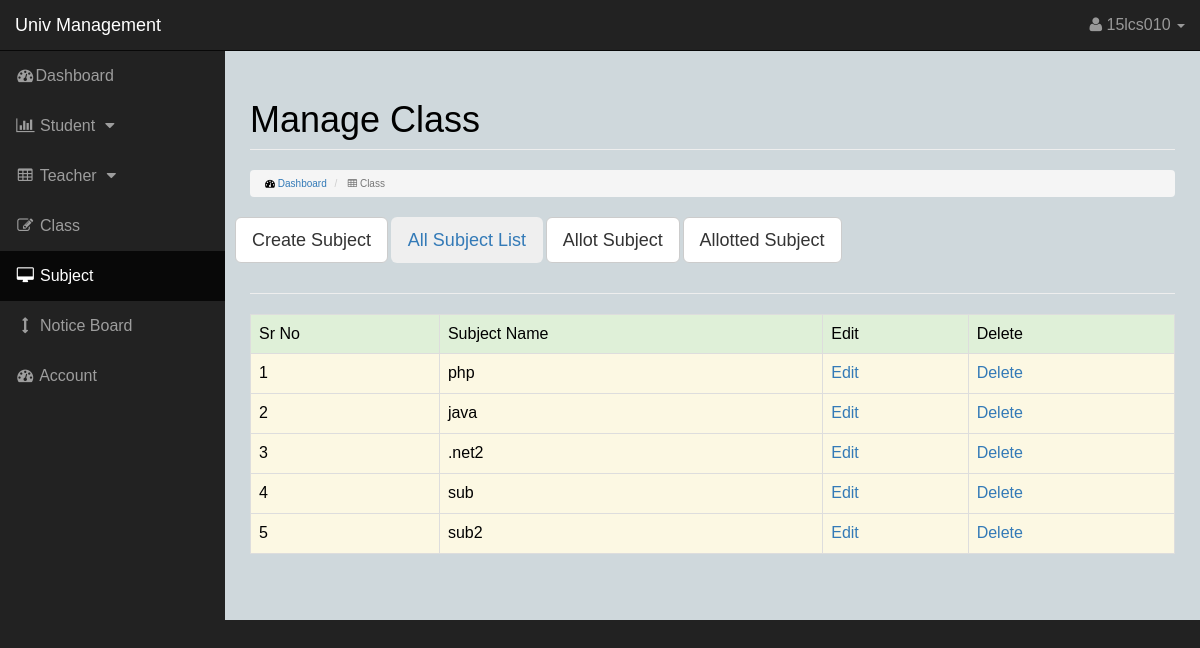
The app's page /subject.php (signed in) with its own data.
### tables this page shows
CREATE TABLE IF NOT EXISTS `subject_table` (
  `sub_id` bigint(20) NOT NULL AUTO_INCREMENT,
  `sub_name` text NOT NULL,
  PRIMARY KEY (`sub_id`)
);

### subject.php (the view, shortened to what this page needs)
<!DOCTYPE html>
<html lang="en">
<head>
    <link href="css/bootstrap.min.css" rel="stylesheet">
    <link href="css/sb-admin.css" rel="stylesheet">
    <link href="font-awesome/css/font-awesome.min.css" rel="stylesheet" type="text/css">
</head>
<body>
    <div id="wrapper">
        <nav class="navbar navbar-inverse navbar-fixed-top" role="navigation">
            <div class="navbar-header">
               <a class="navbar-brand" href="dashboard.php">Univ Management</a>
            </div>
            <ul class="nav navbar-right top-nav">
                <li class="dropdown">
                    <a href="#" class="dropdown-toggle" data-toggle="dropdown"><font size="3px"><i class="fa fa-user"></i> 15lcs010 <b class="caret"></b></font></a>
                </li>
            </ul>
            <div class="collapse navbar-collapse navbar-ex1-collapse">
                <ul class="nav navbar-nav side-nav">
                    <li>
                        <a href="dashboard.php"> <font size="3px"><i class="fa fa-fw fa-dashboard"></i>Dashboard</font></a>
                    </li>
					<li>
                        <a href="javascript:;" data-toggle="collapse" data-target="#stu">
						<font size="3px"><i class="fa fa-fw fa-bar-chart-o"></i> Student
						<i class="fa fa-fw fa-caret-down"></i></font></a>
                    </li>
					<li>
                        <a href="javascript:;" data-toggle="collapse" data-target="#tea">
						<font size="3px"><i class="fa fa-fw fa-table"></i> Teacher
						<i class="fa fa-fw fa-caret-down"></i></font></a>
                    </li>
					<li>
                        <a href="class.php"><font size="3px"><i class="fa fa-fw fa-edit"></i> Class</font></a>
                    </li>
					<li class="active">
                        <a href="subject.php"><font size="3px"><i class="fa fa-fw fa-desktop"></i> Subject</font></a>
                    </li>
                   <li>
                        <a href="notice_board.php"><font size="3px"><i class="fa fa-fw fa-arrows-v"></i> Notice Board</font></a>
                    </li>
                    <li>
                        <a href="account.php"><font size="3px"><i class="fa fa-fw fa-dashboard"></i> Account</font></a>
                    </li>
                </ul>
            </div>
        </nav>
        <div id="page-wrapper">
            <div class="container-fluid">
                <div class="row">
                    <div class="col-lg-12">
                        <h1 class="page-header">
                            Manage Class
                        </h1>
                        <ol class="breadcrumb">
                            <li>
                                <i class="fa fa-dashboard"></i>  <a href="index.html">Dashboard</a>
                            </li>
                            <li class="active">
                                <i class="fa fa-table"></i> Class
                            </li>
                        </ol>
                    </div>
                </div>
                <div class="row">
                    <p>
                   <a href="create_subject.php"> <button type="button" class="btn btn-lg btn-default">Create Subject</button></a>
					<a href="subject.php"><button type="button" class="btn btn-lg btn-sucess">All Subject List</button></a>
					<a href="allot_subject.php"><button type="button" class="btn btn-lg btn-default">Allot Subject</button></a>
					<a href="allotted_subject.php"><button type="button" class="btn btn-lg btn-default">Allotted Subject</button></a>
                </p>
                    </div>
                    <div><hr>
<font size="1">
<div class="table-responsive">
<table class="table table-bordered table-hover table-striped" border="1" width="97%" align="center">
<tr class="success">
<td>Sr No</td>
<td>Subject Name</td>
<td>Edit</td>
<td>Delete</td>
</tr>
<?php
$sql="select * from subject_table order by sub_id ASC";
$execute=mysql_query($sql);
while($fetch=mysql_fetch_array($execute))
{
	$i++;
?>
<tr class="warning">
<td><?php echo $i; ?></td>
<td><?php echo $fetch['sub_name']; ?></td>
<td><a href="edit_create_subject.php?sub_id=<?php echo $fetch['sub_id'] ?>">Edit</td>
<td><a href="delete_subject.php?sub_id=<?php echo $fetch['sub_id'] ?>">Delete</td>
</tr>
<?php
}
?>
</table>
</font>
                </div>
                </div>
            </div>
        </div>
</body>
</html>

### css/sb-admin.css (style rules this page uses)
body { margin-top: 100px; background-color: #222; }
@media (min-width:768px) { body { margin-top: 50px; } }
#wrapper { padding-left: 0; }
#page-wrapper { width: 100%; padding: 0; background-color: #cfd8dc; }
@media (min-width:768px) { #wrapper { padding-left: 225px; } }
@media (min-width:768px) { #page-wrapper { padding: 10px; } }
.top-nav { padding: 0 15px; }
.top-nav>li { display: inline-block; float: left; }
.top-nav>li>a { padding-top: 15px; padding-bottom: 15px; line-height: 20px; color: #999; }
@media (min-width:768px) { .side-nav { position: fixed; top: 51px; left: 225px; width: 225px; margin-left: -225px; border: none; border-radius: 0; overflow-y: auto; background-color: #222; bottom: 0; overflow-x: hidden; padding-bottom: 40px; } }
@media (min-width:768px) { .side-nav>li>a { width: 225px; } }

### subject.php (style rules this page uses)
#page-wrapper { height:570px; }

### records on screen
subject_table: sub_name "php"
subject_table: sub_name "java"
subject_table: sub_name ".net2"
subject_table: sub_name "sub"
subject_table: sub_name "sub2"
